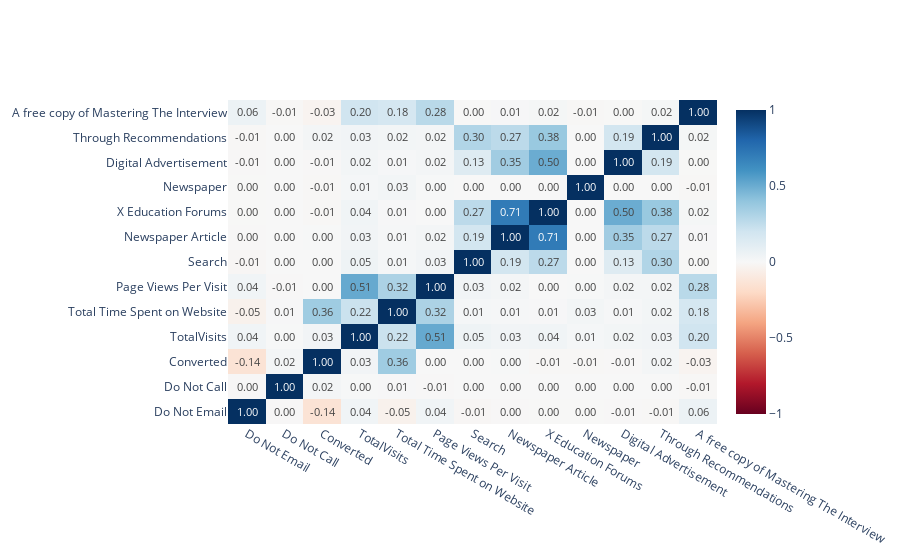

Source (notebook cell):
### Code cell
# Plot da matriz de correlação das variáveis numericas com Plotly GO

fig = go.Figure()
fig.add_trace(
    go.Heatmap(
        x = corr_matrix.columns,
        y = corr_matrix.index,
        z = np.array(corr_matrix),
        text = corr_matrix.values,
        texttemplate = '%{text:.2f}',
        colorscale = px.colors.diverging.RdBu,
        zmin = -1,
        zmax = 1
    )
)

### Figure 1 — Plotly figure (JSON) as saved in the notebook; plotly's stock layout.template omitted (floating-point values rounded to 4 significant figures; data arrays with more than 128 entries replaced by an {"elided": "..."} marker saying what was removed)
{"data": [{"colorscale": [[0, "rgb(103,0,31)"], [0.1, "rgb(178,24,43)"], [0.2, "rgb(214,96,77)"], [0.3, "rgb(244,165,130)"], [0.4, "rgb(253,219,199)"], [0.5, "rgb(247,247,247)"], [0.6, "rgb(209,229,240)"], [0.7, "rgb(146,197,222)"], [0.8, "rgb(67,147,195)"], [0.9, "rgb(33,102,172)"], [1, "rgb(5,48,97)"]], "text": {"elided": "13x13 float values"}, "texttemplate": "%{text:.2f}", "type": "heatmap", "x": ["Do Not Email", "Do Not Call", "Converted", "TotalVisits", "Total Time Spent on Website", "Page Views Per Visit", "Search", "Newspaper Article", "X Education Forums", "Newspaper", "Digital Advertisement", "Through Recommendations", "A free copy of Mastering The Interview"], "y": ["Do Not Email", "Do Not Call", "Converted", "TotalVisits", "Total Time Spent on Website", "Page Views Per Visit", "Search", "Newspaper Article", "X Education Forums", "Newspaper", "Digital Advertisement", "Through Recommendations", "A free copy of Mastering The Interview"], "z": {"elided": "13x13 float values"}, "zmax": 1, "zmin": -1}], "layout": {}}
